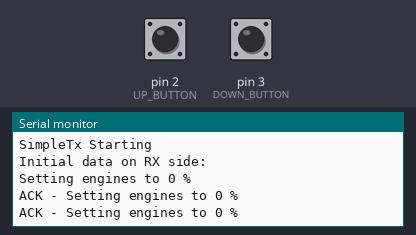
A sketch run on a simulated Arduino Uno, built with avr-gcc and run on an emulated ATmega328P. On the bench: the last lines printed to the serial monitor. The inputs (shaded band) are chosen by the test bench; at power-on: pin 2 (UP_BUTTON) HIGH, pin 3 (DOWN_BUTTON) HIGH. No radio packets arrive unless stated.

Above: at 1.2 s.
1.3 s: pin 2 (UP_BUTTON) pulled LOW for 0.15 s
At 1.9 s:
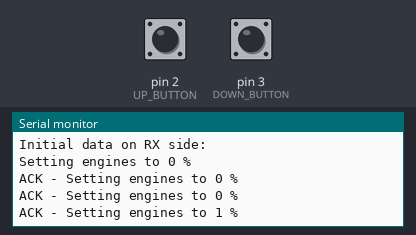
2.9 s: pin 2 (UP_BUTTON) pulled LOW for 1 s
At 3.4 s:
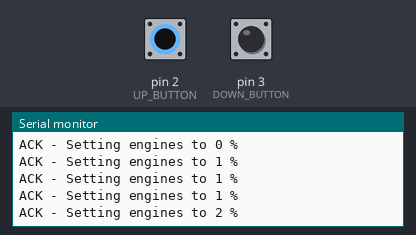
Timing chart, 0 to 5.9 s (numbered marks = the images above; inputs shaded):
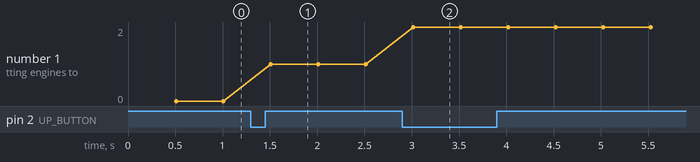

Measured:
- after the input at 1.3 s, the serial monitor: prints a new line after 0.21 s (image 1)
- after the input at 2.9 s, the serial monitor: prints a new line after 0.12 s (image 2)
- plotted number 1: 0 → 1 after the input at 1.3 s, 1 → 2 after the input at 2.9 s

The sketch:

RC_controller.ino
```cpp
/*****************************************************************************
 * DRONE_control_version1p1
 *****************************************************************************
 *
 * Replaced the analog joystick for a pair of buttons to rise up and down the
 * BLDC speeds.
 * PWM cycle ranges between 1000 and 2000 us, value which will be maped between
 * 0 and 99% (to fit a 2-digit 7-segment display.
 */

#ifndef _DEBUG
#define _DEBUG
#endif

#define CE_PIN          9
#define CSN_PIN         10
#define UP_BUTTON       2
#define DOWN_BUTTON     3

#include <SPI.h>
#include <nRF24L01.h>
#include <RF24.h>
#include <printf.h>

struct Data_Package {
  uint16_t xPos1;
  uint16_t xPos2;
  uint16_t yPos1;
  uint16_t yPos2;
};

Data_Package datos;

const byte slaveAddress[5] = {'R', 'x', 'A', 'A', 'A'};
RF24 radio(CE_PIN, CSN_PIN); // Create a Radio

volatile int localValue = 0;
volatile bool diodo = false;
volatile int remoteValue = 0;
//volatile bool upButton = false;
//volatile bool downButton = false;

void setup() {
#ifdef _DEBUG
  Serial.begin(115200);
  while(!Serial) {};
  Serial.println("SimpleTx Starting");
#endif

  printf_begin();

  radio.begin();
  radio.setDataRate( RF24_250KBPS );
  radio.setRetries(3, 5); // delay, count
  radio.openWritingPipe(slaveAddress);
  radio.printDetails();
  reset_data();
#ifdef _DEBUG
  Serial.println("Initial data on RX side:");
  print_datos();
  //while(1) {};
#endif
  pinMode(UP_BUTTON,INPUT_PULLUP);
  pinMode(DOWN_BUTTON,INPUT_PULLUP);
  //pinMode(CONFIRM_BTN,INPUT_PULLUP);
  attachInterrupt(digitalPinToInterrupt(UP_BUTTON), upInt, FALLING);
  attachInterrupt(digitalPinToInterrupt(DOWN_BUTTON), downInt, FALLING);
  //attachInterrupt(digitalPinToInterrupt(CONFIRM_BTN), confInt, FALLING);
}


//====================
void reset_data() {
  // Reset the values of the data variable to the initial point
  datos.xPos1 = 0;
  datos.xPos2 = 0;
  datos.yPos1 = 0;
  datos.yPos2 = 0;
}

//====================
#ifdef _DEBUG
void print_datos() {
  Serial.print("Setting engines to ");
  Serial.print(datos.xPos1);
  Serial.println(" %");
  /*Serial.println(datos.xPos2);
  Serial.println(datos.yPos1);
  Serial.println(datos.yPos2);*/
}
#endif

//====================

void loop() {
  delay(500);
  send();
  //Serial.println(remoteValue);
  //update_datos();
  //print_datos();
}

//====================

void update_datos() {
  datos.xPos1 = localValue;
  datos.yPos1 = 0;
  datos.xPos2 = 0;
  datos.yPos2 = 0;
}

//====================
void send() {

  update_datos();
  bool rslt;
  rslt = radio.write( &datos, sizeof(datos) );
  // Always use sizeof() as it gives the size as the number of bytes.
  // For example if dataToSend was an int sizeof() would correctly return 2
#ifdef _DEBUG
  if (rslt) {
    Serial.print("ACK - ");
    //updateMessage();
    print_datos();
  }
  else {
    Serial.print("TX FAILED|");
  }
#endif
}

//================

void upInt() {
  //upButton = true;
  if(localValue < 99) localValue++;
  diodo = !diodo;
}

void downInt() {
  //downButton = true;
  if(localValue > 0) localValue--;
  diodo = !diodo;
}

/*void confInt() {
  diodo = true;
  remoteValue = localValue;
}*/
```
